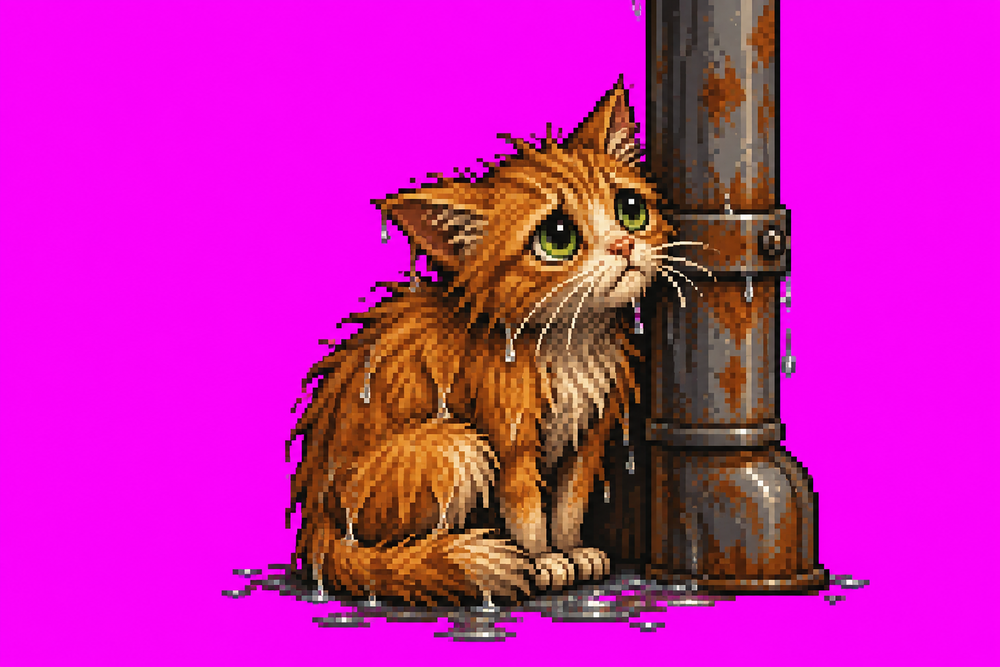
#> input picture cat.png, 1000 x 667 px, shrunk from 1536 x 1024 before the run
$ python probe_frames.py ../cat.png
#> lines starting #> are read from the running program, lines starting #| are printed output that depends on the picture; after the words box and inside, x2 and y2 are one past the last pixel; in counts of white or black regions, pixels touching at a corner belong together
"""Detect sprite frames in magenta-keyed sheets via connected components."""
import sys, glob
import numpy as np
from PIL import Image
from scipy import ndimage

def mask_of(path):
#> called with path = '../cat.png'
    a = np.array(Image.open(path).convert('RGB')).astype(int)
    r, g, b = a[..., 0], a[..., 1], a[..., 2]
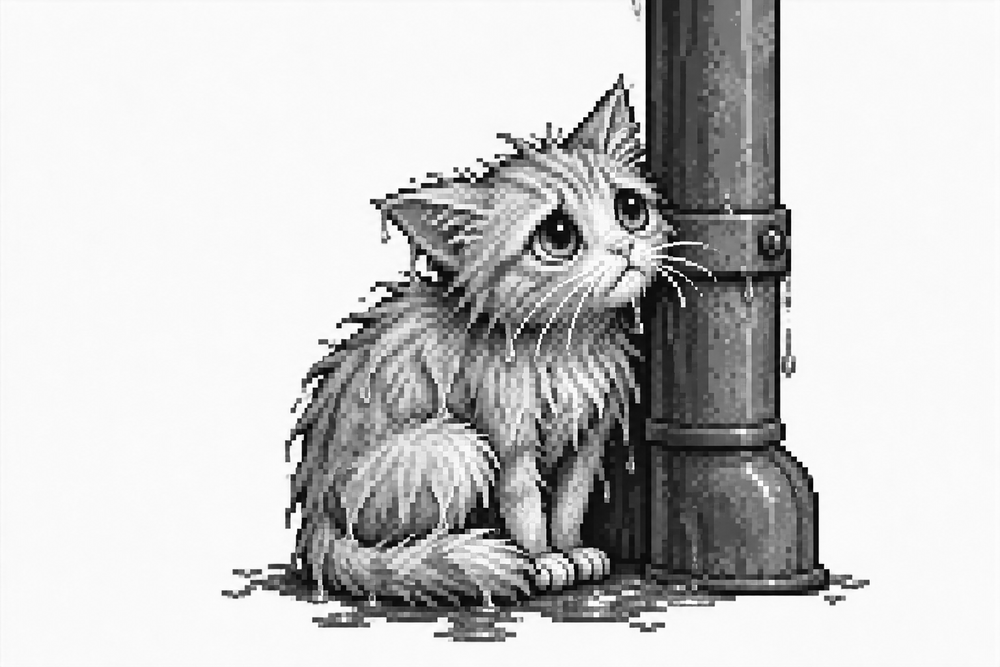
#> r: shape (667, 1000) int64; min 0, max 255, mean 201.1
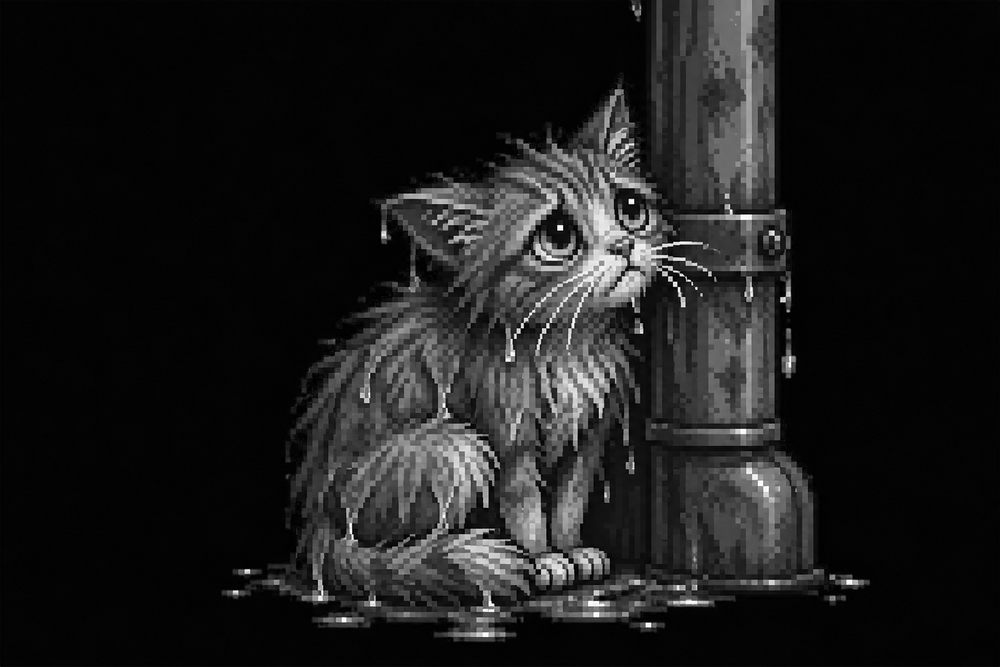
#> g: shape (667, 1000) int64; min 0, max 255, mean 28
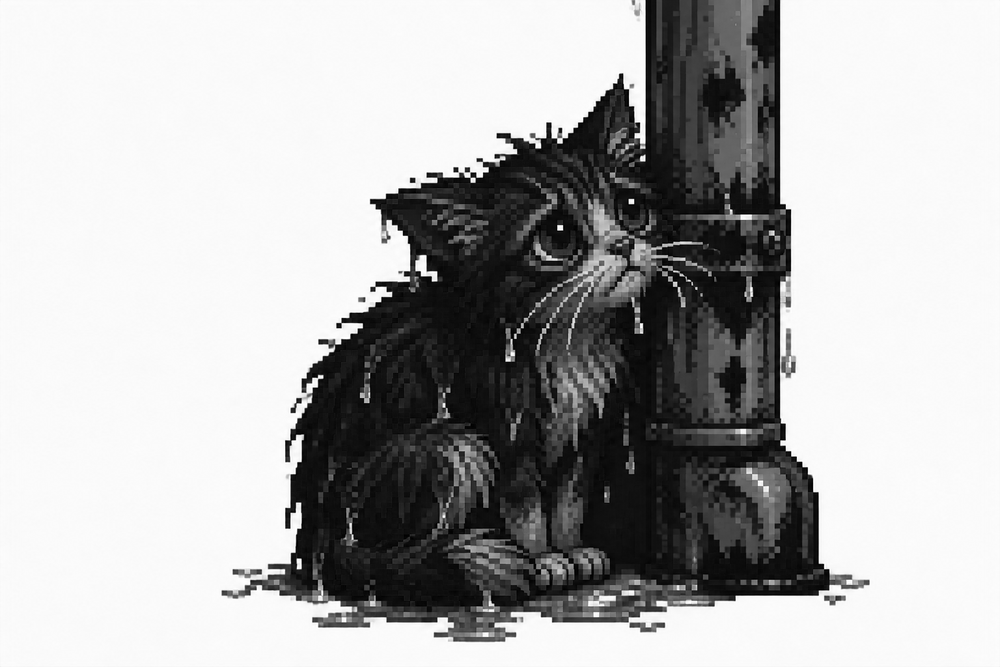
#> b: shape (667, 1000) int64; min 0, max 255, mean 176.9
    return ~((r > 200) & (g < 60) & (b > 200))
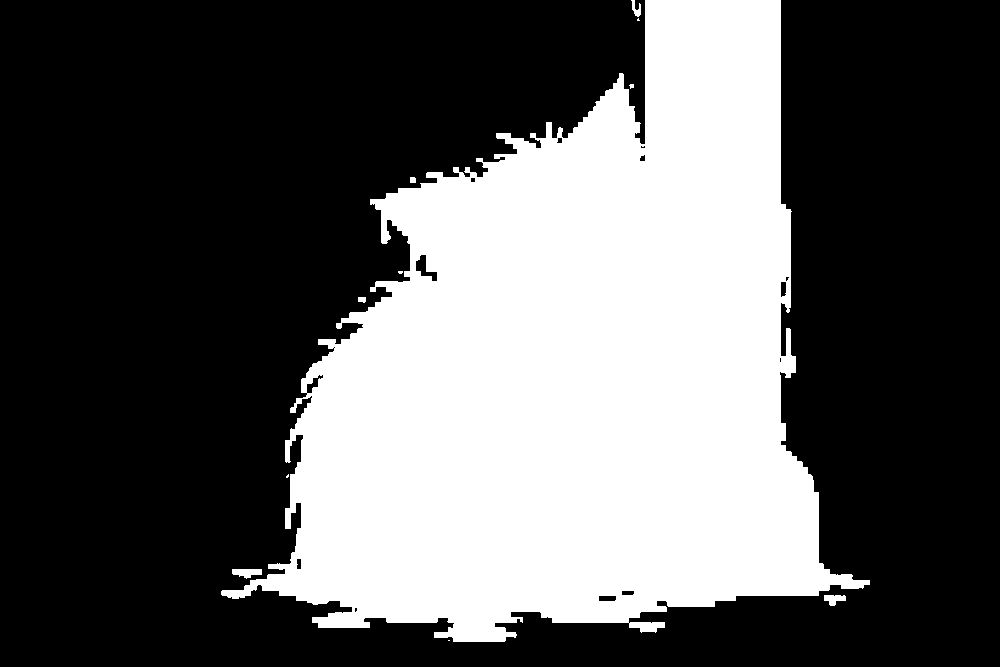
#> returned value: shape (667, 1000) bool; 35.9% white; 11 white regions (5 under 20 px), largest, box (x1, y1, x2, y2) and area: (221, 0, 870, 642) 238740, (232, 569, 262, 579) 207, (824, 595, 846, 606) 161, (631, 0, 641, 17) 88, (358, 297, 366, 303) 42, (410, 177, 416, 183) 35

def boxes(path, min_area_frac=0.0015, dilate=6):
    m = mask_of(path)
    # bridge small gaps (a limb separated from body by keyed pixels)
    grown = ndimage.binary_dilation(m, np.ones((dilate, dilate), bool))
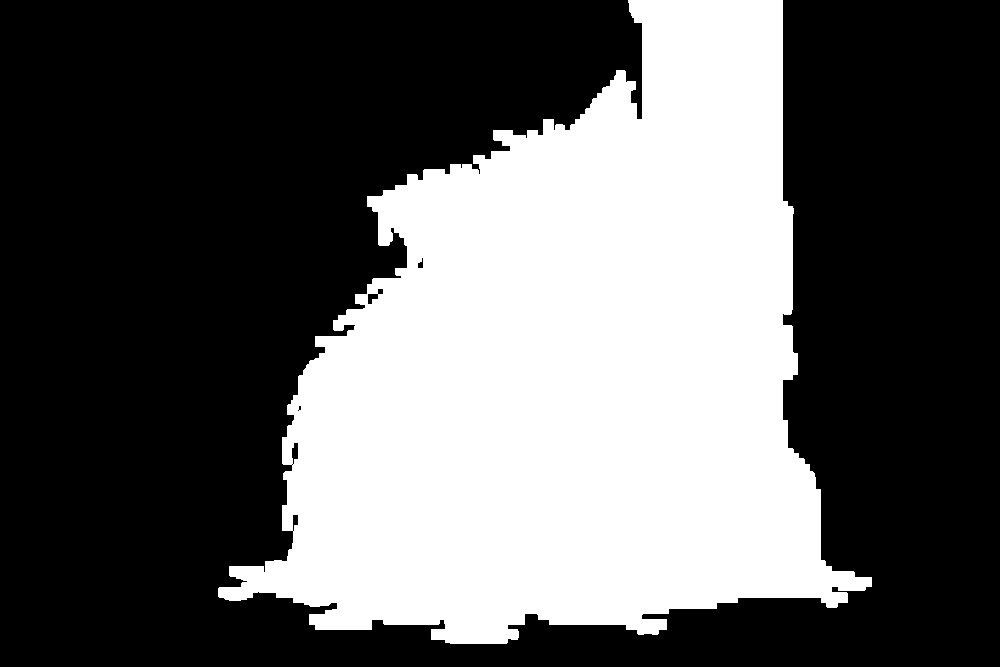
#> grown: shape (667, 1000) bool; 37.6% white; 1 white region, box (x1, y1, x2, y2) and area: (218, 0, 872, 644) 250829
    lab, n = ndimage.label(grown)
#> n = 1
    out = []
    total = m.size
#> total = 667000
    for sl in ndimage.find_objects(lab):
        y, x = sl
        h, w = y.stop - y.start, x.stop - x.start
        if h * w < total * min_area_frac:
            continue
        sub = m[sl]
        ys, xs = np.nonzero(sub)          # tighten to real pixels
        out.append((x.start + xs.min(), y.start + ys.min(),
                    xs.max() - xs.min() + 1, ys.max() - ys.min() + 1))
#> this loop made 1 pass
#> (h, w) on pass 1: (644, 654)
#> pass 1, in boxes, `sub = m[sl]`:
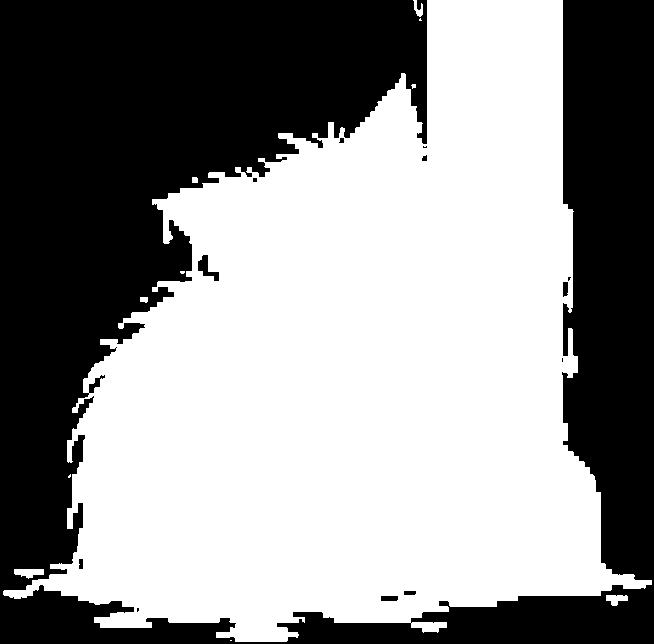
#> sub: shape (644, 654) bool; 56.8% white; 13 black regions (5 under 20 px), largest, box (x1, y1, x2, y2) and area: (0, 0, 654, 644) 181300, (198, 255, 219, 281) 231, (381, 596, 398, 601) 84
#> after the loop, out = [(221, 0, 649, 642)]
    # reading order: rows then columns
    if out:
        hs = sorted(b[3] for b in out)
#> hs = [642]
        rowtol = hs[len(hs)//2] * 0.5
#> rowtol = 321
        out.sort(key=lambda b: (round(b[1] / max(rowtol, 1)), b[0]))
    return out

if __name__ == "__main__":
    for f in sorted(sys.argv[1:]):
        bs = boxes(f)
#> bs = [(221, 0, 649, 642)]
        print(f"\n{f}  ->  {len(bs)} frames")
#| ../cat.png  ->  1 frames
        for i, (x, y, w, h) in enumerate(bs):
            print(f"   [{i:2d}] x={x:5d} y={y:5d} w={w:4d} h={h:4d}")
#> this loop made 1 pass
#|    [ 0] x=  221 y=    0 w= 649 h= 642
